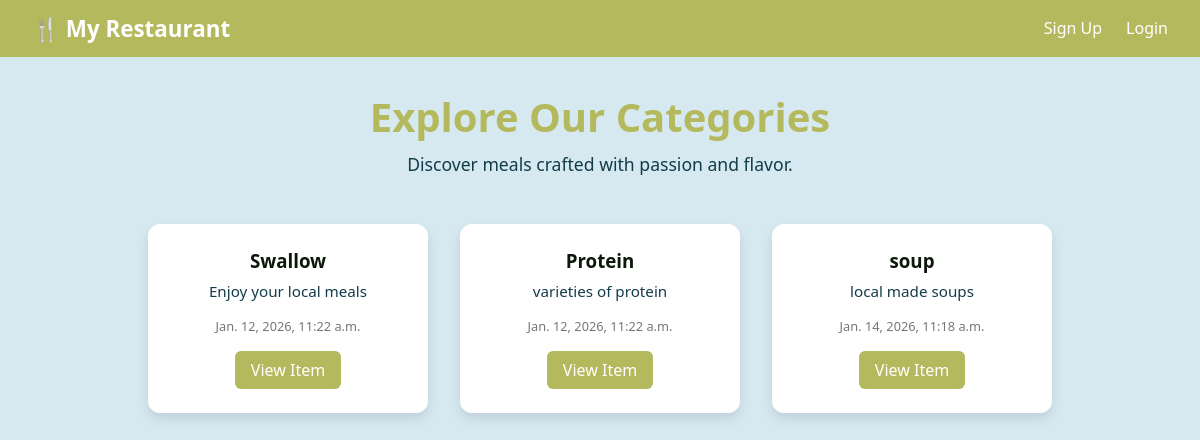
The page / on the database its author committed.
### resturantapp/models.py (models this page shows, shortened)
class Category(models.Model):
    name = models.CharField(max_length=100)
    description = models.TextField()
    created_at = models.DateTimeField(auto_now_add=True)

### resturantapp/views.py (the view)
# urls.py: path('', views.index, name='index'),
def index(request):
    categories = Category.objects.all()
    context = {
        'categories' : categories
    }
    return render (request, 'index.html', context)

### templates/index.html
{% extends 'base.html' %}
{% load static %}
{% block content %}
<header class="hero">
    <h2>Explore Our Categories</h2>
    <p>Discover meals crafted with passion and flavor.</p>
  </header>
  <main class="category-container">
    {% for category in categories %}
    <div class="category-card">
      <h3>{{category.name}}</h3>
      <p>{{category.description}}</p>
      <span class="date">{{category.created_at}}</span>
      <a href="{% url 'fooditem' category.id %}" class="btn">View Item</a>
    </div>
    {% endfor %}
  </main>
    {% endblock %}

### templates/base.html (shortened to what this page needs)
{% load static %}
<!DOCTYPE html>
<html lang="en">
<head>
    <link rel="stylesheet" href="{% static 'styles.css' %}">
</head>
<body>
    <nav class="navbar">
      <div class="logo">
        <h1 class="logo"><a href="{% url 'index' %}">🍴 My Restaurant</a></h1>
      </div>
    <ul>
      {%if user.is_authenticated%}
      <li><a href="{% url 'index' %}">Home</a></li>
      <li><a href="#">Hello {{user.username}}</a></li>
      <li><a href="{% url 'profile_details' %}">View Profile</a></li>
    </ul>
      <div class="actions">
        <li><a href="{% url 'view_cart' %}">Cart</a><lord-icon
          src="https://cdn.lordicon.com/uisoczqi.json"
          trigger="hover"
          style="width:30px;height:30px;">
        </lord-icon></li>
        <li><a href="{% url 'logout' %}">Logout</a></li>
      </div>
      <ul>
      {% else %}
      <li><a href="{% url 'signup'%}">Sign Up</a></li>
      <li><a href="{% url 'login'%}">Login</a></li>
      {% endif %}
    </ul>
  </nav>
    {% block content %}
    {% endblock %}
</body>
</html>

### static/styles.css (style rules this page uses)
* { margin: 0; padding: 0; box-sizing: border-box; }
body { font-family: 'Segoe UI', Tahoma, Geneva, Verdana, sans-serif; background: #D6E9F1; color: #133B49; }
.navbar { display: flex; justify-content: space-between; align-items: center; background: #B5B95D; color: white; padding: 0.8rem 2rem; font-family: 'Segoe UI', sans-serif; box-shadow: 0 4px 8px rgba(0,0,0,0.12); }
.navbar .logo { display: flex; align-items: center; font-size: 1.4rem; font-weight: bold; color: #fff; }
.navbar .logo a { color: inherit; text-decoration: none; }
.navbar .nav-links, .navbar ul { list-style: none; display: flex; gap: 1.5rem; margin: 0; padding: 0; }
.navbar .nav-links a, .navbar ul li a, .nav-links a { text-decoration: none; color: #fff; font-weight: 500; transition: color 0.3s ease; }
.hero { text-align: center; padding: 3rem 2rem; background: #D6E9F1; }
.hero h2 { font-size: 2.5rem; color: #B5B95D; }
.hero p { margin-top: 0.5rem; font-size: 1.1rem; color: #133B49; }
.category-container { display: flex; justify-content: center; gap: 2rem; padding: 2rem; flex-wrap: wrap; }
.category-card { background: white; border-radius: 12px; padding: 1.5rem; width: 280px; box-shadow: 0 6px 12px rgba(0,0,0,0.1); transition: transform 0.3s ease, box-shadow 0.3s ease; text-align: center; }
.category-card h3 { color: #0C180A; margin-bottom: 0.5rem; }
.category-card p { font-size: 0.95rem; margin-bottom: 1rem; }
.category-card .date { font-size: 0.8rem; color: #777; display: block; margin-bottom: 1rem; }
.btn { display: inline-block; padding: 0.5rem 1rem; background: #B5B95D; color: white; text-decoration: none; border-radius: 6px; transition: background 0.3s ease; }
.hero { padding-top: 2rem; padding-bottom: 1rem; }

### rows shown on the page
Category: name "Swallow", description "Enjoy your local meals", created_at "Jan. 12, 2026, 11:22 a.m."
Category: name "Protein", description "varieties of protein", created_at "Jan. 12, 2026, 11:22 a.m."
Category: name "soup", description "local made soups", created_at "Jan. 14, 2026, 11:18 a.m."
